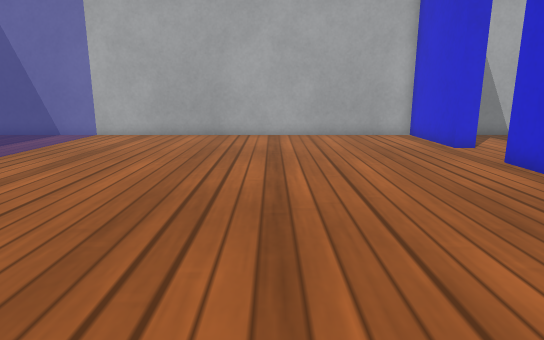
[1] (above)

18 first-person views from a walk through a world built for the Gazebo simulator. The camera is 0.5 m above the floor, tilts 12° down and sees 75° across. The floor is counted in squares, 0.25 m on a side. Each view is taken from the middle of a square. On the plan, view 1 faces up. The plan holds only what a view shows up to about 18 squares ahead; the rest is blank. Simple patterns stand in for the simulator's built-in surfaces.

[2]
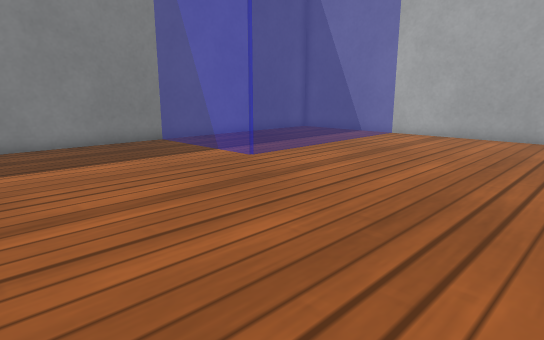

[3]
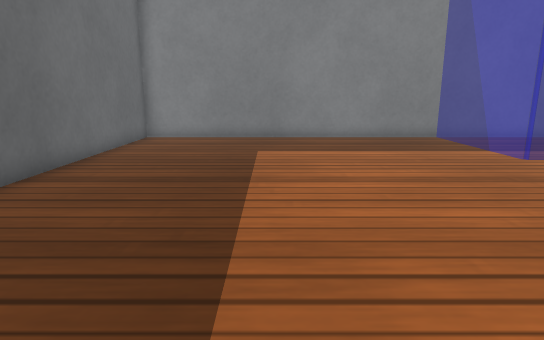

[4]
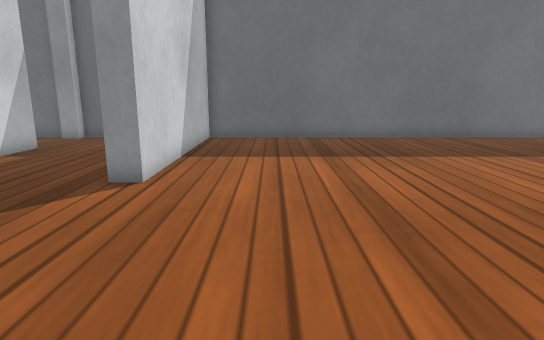

[5]
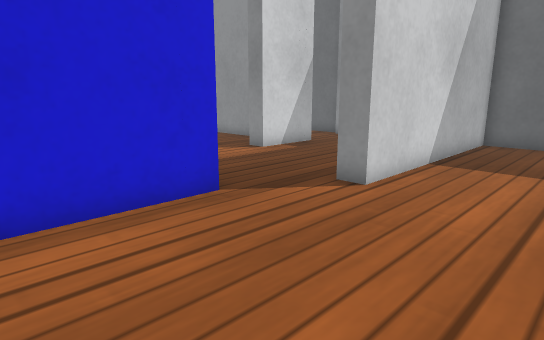

[6]
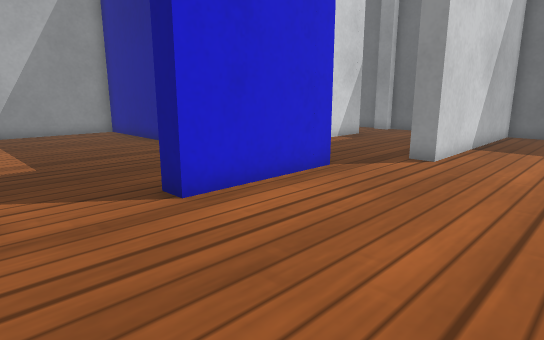

[7]
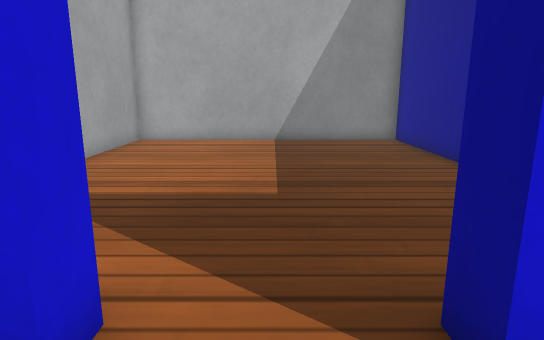

[8]
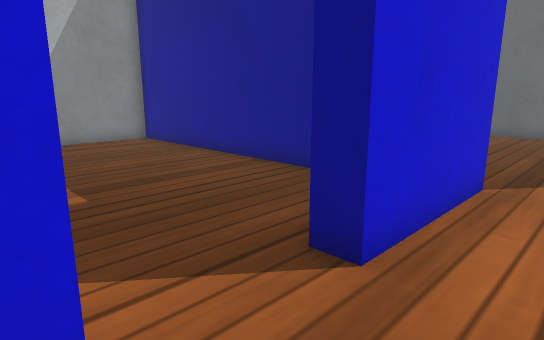

[9]
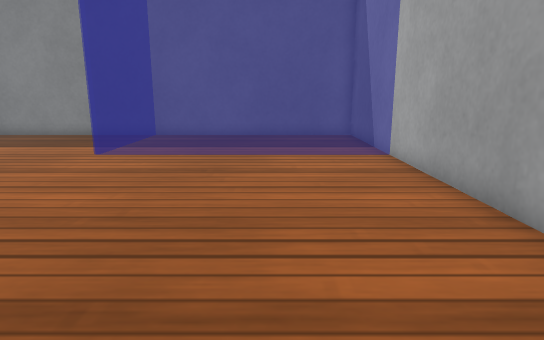

[10]
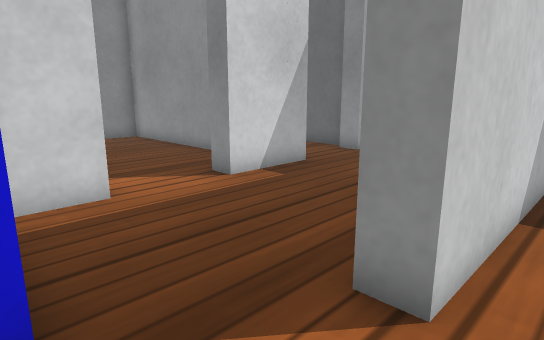

[11]
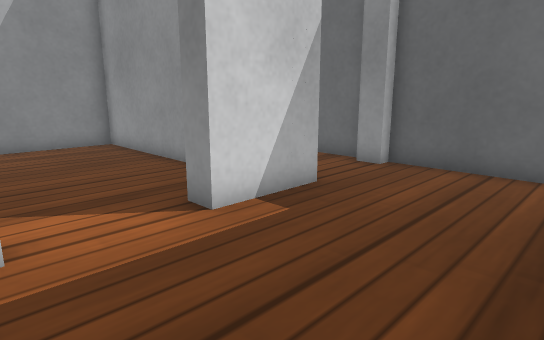

[12]
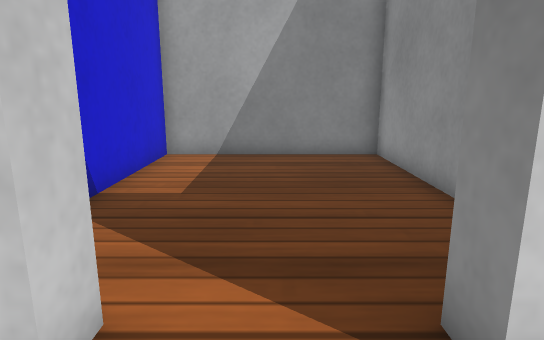

[13]
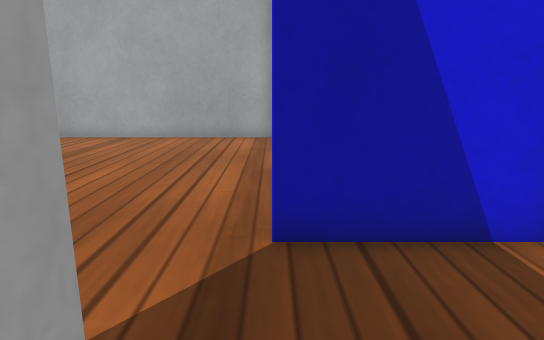

[14]
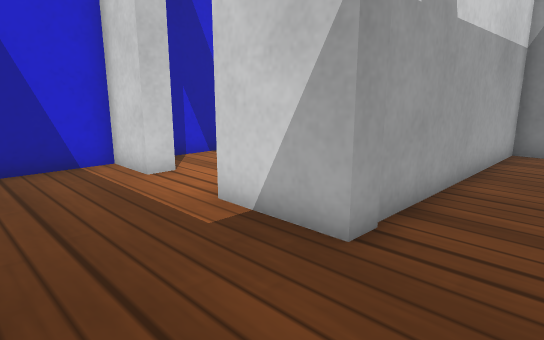

[15]
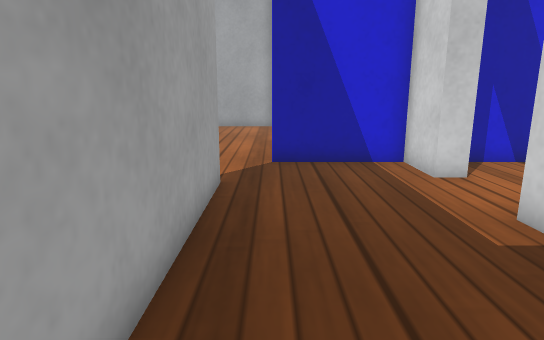

[16]
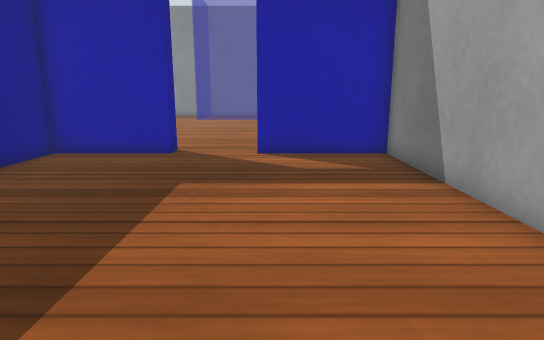

[17]
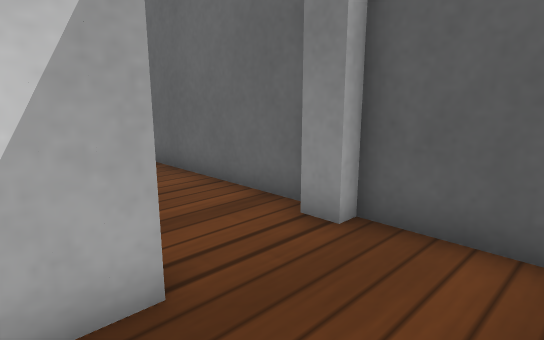

[18]
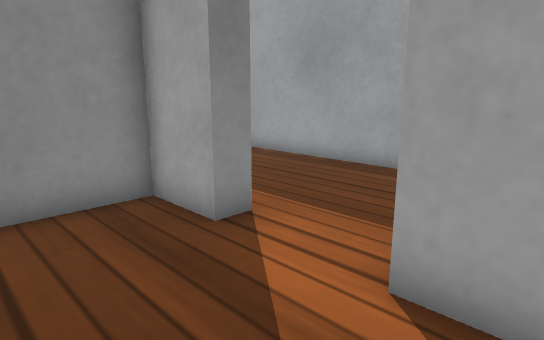

### Floor plan
Key: @ floor where view 1 was taken; # wall or solid block; . floor; D open door; = window, fence, low wall or low ledge.
Columns run from 15 left of view 1 to 21 right of it. Each row starts with its distance up from view 1.
 18 #####################################
 17 #.....=...............##............#
 16 #.....=...............##............#
 15 #.....=...............##............#
 14 #.....=...............##............#
 13 #.....=...............DD............#
 12 #.....=...............DD............#
 11 #.....=...............DD............#
 10 #.....=...............##............#
  9 #.....=...............##............#
  8 #======...............##............#
  7 #.....................##............#
  6 #.....................###############
  5 #.........................##........#
  4 #.........................##........#
  3 #...................##....DD........#
  2 #...................##....DD........#
  1 #...................##....DD........#
  0 #..............@....##....##........#
 -1 #...................##....##........#
 -2 #...................##....###########
 -3 #...................##....DD........#
 -4 #...................##....DD.......
 -5 #...................##....DD.....
 -6 ##################################

Positions as (right, up) in squares from view 1, and headings:
1: (0, 0), facing up
2: (0, 0), facing up-left
3: (2, 0), facing left
4: (2, 11), facing down
5: (1, 10), facing down-right
6: (1, 14), facing down-right
7: (5, 12), facing right
8: (5, 14), facing down-right
9: (3, 14), facing left
10: (4, 6), facing down-right
11: (6, 4), facing down-right
12: (9, 2), facing right
13: (7, 1), facing up
14: (7, -5), facing up-right
15: (7, -5), facing up
16: (20, 14), facing left
17: (8, -1), facing down-right
18: (15, 5), facing down-left
